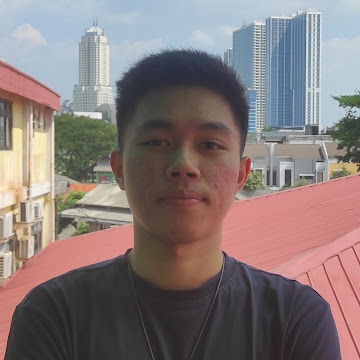
#> input picture Julian.jpg, 360 x 360 px, found by its file name
$ python texture.py
#> lines starting #> are read from the running program, lines starting #| are printed output that depends on the picture; long printed decimals are rounded
import cv2
import numpy as np
import math
import time
import matplotlib.pyplot as plt

start_time = time.time()

# import matplotlib.pyplot as plt

img1 = cv2.imread("Julian.jpg")
#> img1 is the input picture: shape (360, 360, 3); mean B, G, R 120.1, 120.7, 133.5
img2 = cv2.imread("Sean.jpg")
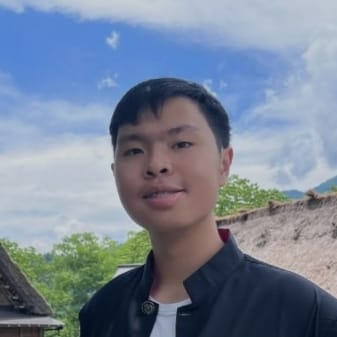
#> input picture Sean.jpg, 337 x 337 px, found by its file name
#> img2 is the input picture: shape (337, 337, 3); mean B, G, R 150.5, 131.9, 119.4
# cv2.imshow('Image', img1)
# cv2.waitKey(0)
img_bgr_matrix = np.array(img1)

def bgr_to_greyscale(img_bgr_matrix):
    row = img_bgr_matrix.shape[0]
    col = img_bgr_matrix.shape[1]

    img_greyscale_matrix = np.zeros((row, col), dtype=int)

    for i in range(row):
        for j in range(col):
            img_greyscale_matrix[i][j] = (img_bgr_matrix[i][j][0] * 0.114 + img_bgr_matrix[i][j][1] * 0.587 + img_bgr_matrix[i][j][2] * 0.299)
    return img_greyscale_matrix

# plt.imshow(bgr_to_greyscale(img_bgr_matrix), cmap=plt.get_cmap('gray'))
# plt.show()

def create_coocurence_matrix(img_greyscale_matrix):
    # digunakan d = 1 dan theta = 0 derajat
    coocurence_matrix = np.zeros((256,256), dtype=int)

    row, col = img_greyscale_matrix.shape

    for i in range(row):
        for j in range(col-1):
            coocurence_matrix[img_greyscale_matrix[i][j]][img_greyscale_matrix[i][j+1]] += 1
    return coocurence_matrix

def create_symmetric_matrix(coocurence_matrix):
    transposed_coocurence_matrix = np.transpose(coocurence_matrix)
    symmetric_matrix = np.add(coocurence_matrix,transposed_coocurence_matrix)
    symmetric_matrix = symmetric_matrix.astype(float)

    # proses normalisasi
    total = np.sum(symmetric_matrix)
    for i in range(256):
        for j in range(256):
            symmetric_matrix[i][j] /= total

    return symmetric_matrix

def create_feature_vector(symmetrix_matrix):
    contrast = 0.
    homogeneity = 0.
    entropy = 0.

    for i in range(256):
        for j in range(256):
            contrast += symmetrix_matrix[i][j] * ((i-j) ** 2)
            homogeneity += symmetrix_matrix[i][j] / (1 + ((i-j) ** 2))
            if symmetrix_matrix[i][j] != 0:
                entropy -= symmetrix_matrix[i][j] * math.log(symmetrix_matrix[i][j])

    return np.array([contrast, homogeneity, entropy])


def compare_images(image1, image2):
    bgr_matrix1 = np.array(image1)
    bgr_matrix2 = np.array(image2)

    greyscale_matrix1 = bgr_to_greyscale(bgr_matrix1)
#> after the loop in bgr_to_greyscale, `for i in range(row):`:
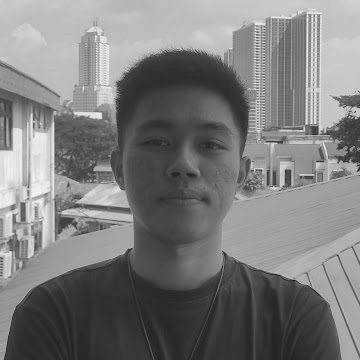
#> img_greyscale_matrix: shape (360, 360) int64; min 15, max 247, mean 124
    greyscale_matrix2 = bgr_to_greyscale(bgr_matrix2)
#> after the loop in bgr_to_greyscale (call 2), `for i in range(row):`:
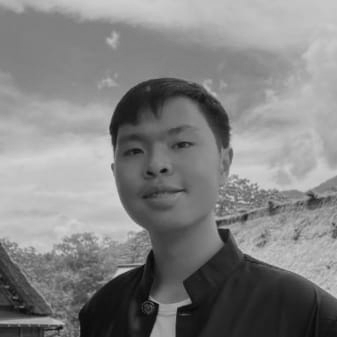
#> img_greyscale_matrix: shape (337, 337) int64; min 2, max 215, mean 129.8

    coocurence_matrix1 = create_coocurence_matrix(greyscale_matrix1)
    coocurence_matrix2 = create_coocurence_matrix(greyscale_matrix2)
#> after the loop in create_coocurence_matrix (call 2), `for i in range(row):`:
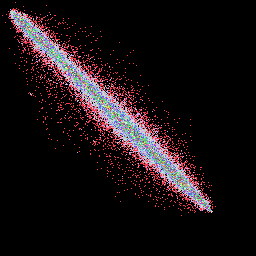
#> coocurence_matrix: shape (256, 256) int64; 239 distinct labels, from 0 to 1562; one colour per label, 0 black

    symmetric_matrix1 = create_symmetric_matrix(coocurence_matrix1)
#> in create_symmetric_matrix, `total = np.sum(symmetric_matrix)`: total = 258480
    symmetric_matrix2 = create_symmetric_matrix(coocurence_matrix2)
#> in create_symmetric_matrix (call 2), `transposed_coocurence_matrix = np.transpose(coocurence_matrix)`:
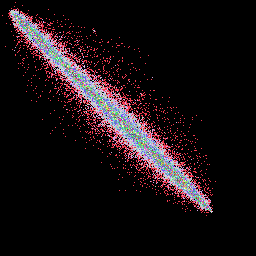
#> transposed_coocurence_matrix: shape (256, 256) int64; 239 distinct labels, from 0 to 1562; one colour per label, 0 black
#> in create_symmetric_matrix (call 2), `symmetric_matrix = np.add(coocurence_matrix,transposed_coocurence_matr..`:
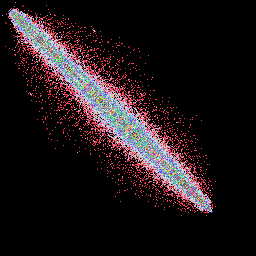
#> symmetric_matrix: shape (256, 256) int64; 297 distinct labels, from 0 to 3124; one colour per label, 0 black
#> in create_symmetric_matrix (call 2), `total = np.sum(symmetric_matrix)`: total = 226464
#> after the loop in create_symmetric_matrix (call 2), `for i in range(256):`:
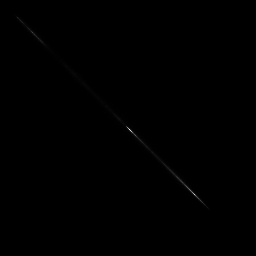
#> symmetric_matrix: shape (256, 256) float64; min 0, max 0.0138, mean 1.53e-05; drawn with min black and max white

    feature_vector1 = create_feature_vector(symmetric_matrix1)
#> after the loop in create_feature_vector, `for i in range(256):`: contrast = 171.7; entropy = 8.01; homogeneity = 0.411
    feature_vector2 = create_feature_vector(symmetric_matrix2)

    norm1 = np.linalg.norm(feature_vector1)
    norm2 = np.linalg.norm(feature_vector2)

    if norm1 == 0 or norm2 == 0:
        similarity = 0  # or handle it in a way that makes sense for your application
    else:
        similarity = np.vdot(feature_vector1, feature_vector2) / (norm1 * norm2)

    print("Similarity:", similarity)

compare_images(img1,img2)
#> in compare_images, `feature_vector1 = create_feature_vector(symmetric_matrix1)`: feature_vector1 = [171.7, 0.411, 8.01]
#> in compare_images, `feature_vector2 = create_feature_vector(symmetric_matrix2)`: feature_vector2 = [38.54, 0.512, 7.47]
#> in compare_images, `norm1 = np.linalg.norm(feature_vector1)`: norm1 = 171.9
#> in compare_images, `norm2 = np.linalg.norm(feature_vector2)`: norm2 = 39.26
#> in compare_images, `similarity = np.vdot(feature_vector1, feature_vector2) / (norm1 * norm2)`: similarity = 0.989
#| Similarity: 0.9895

end_time = time.time()

print("--- %s seconds ---" % (end_time - start_time))
